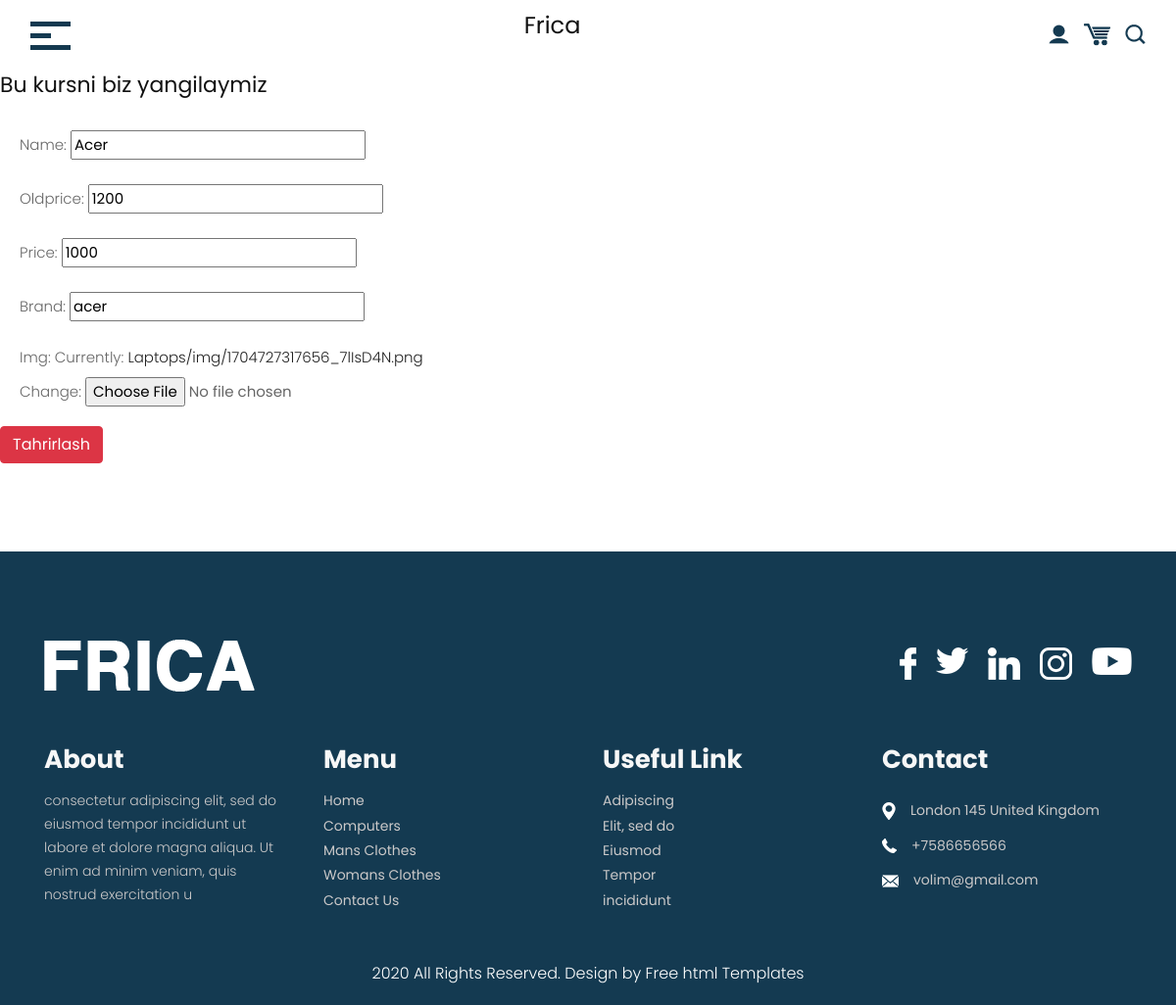
Screenshot of /blog/laptops/edit/acer/ with the database file from the repository.
### blog/models.py (models this page shows, shortened)
class Laptops(models.Model):
    name = models.CharField(max_length=100)
    oldprice = models.IntegerField()
    price = models.IntegerField()
    img = models.ImageField(upload_to='Laptops/img')
    brand = models.CharField(max_length=100)
    slug = models.SlugField(max_length=100)

### blog/views.py (the view)
# urls.py: path('laptops/edit/<slug>/', LaptopsUpdateView.as_view(), name="laptopsUpdate"),
class LaptopsUpdateView(UpdateView):
    model = Laptops
    fields = ('name', 'oldprice', 'price', 'brand', 'img')
    template_name = 'laptopsEdit.html'

### templates/laptopsEdit.html
{% extends 'base.html' %}
{% load static %}
{% block content %}
<h2>Bu kursni biz yangilaymiz</h2>
<form method="post"> {% csrf_token %}
    {{form.as_p }}
    <button type="submit" class="btn btn-danger">Tahrirlash</button>
</form>
{% endblock content %}

### static/css/style.css (style rules this page uses)
* { box-sizing: border-box !important; transition: ease all 0.5s; }
html { scroll-behavior: smooth; }
body { color: #666666; font-size: 14px; line-height: 1.80857; font-weight: normal; overflow-x: hidden; font-family: 'Poppins', sans-serif; }
a { color: #1f1f1f; text-decoration: none !important; outline: none !important; -webkit-transition: all .3s ease-in-out; -moz-transition: all .3s ease-in-out; -ms-transition: all .3s ease-in-out; -o-transition: all .3s ease-in-out; transition: all .3s ease-in-out; }
h1, h2, h3, h4, h5, h6 { letter-spacing: 0; font-weight: normal; position: relative; padding: 0 0 10px 0; font-weight: normal; line-height: normal; color: #111111; margin: 0 }
h2 { font-size: 22px }
*, *::after, *::before { -webkit-box-sizing: border-box; -moz-box-sizing: border-box; box-sizing: border-box; }
p { margin: 20px; font-weight: 300; font-size: 15px; line-height: 24px; }
a { color: #222222; text-decoration: none; outline: none !important; }
a, .btn { text-decoration: none !important; outline: none !important; -webkit-transition: all .3s ease-in-out; -moz-transition: all .3s ease-in-out; -ms-transition: all .3s ease-in-out; -o-transition: all .3s ease-in-out; transition: all .3s ease-in-out; }
button { border: 0; margin: 0; padding: 0; cursor: pointer; }

### rows the page displays
Laptops: name "Acer", oldprice "1200", price "1000", brand "acer"
